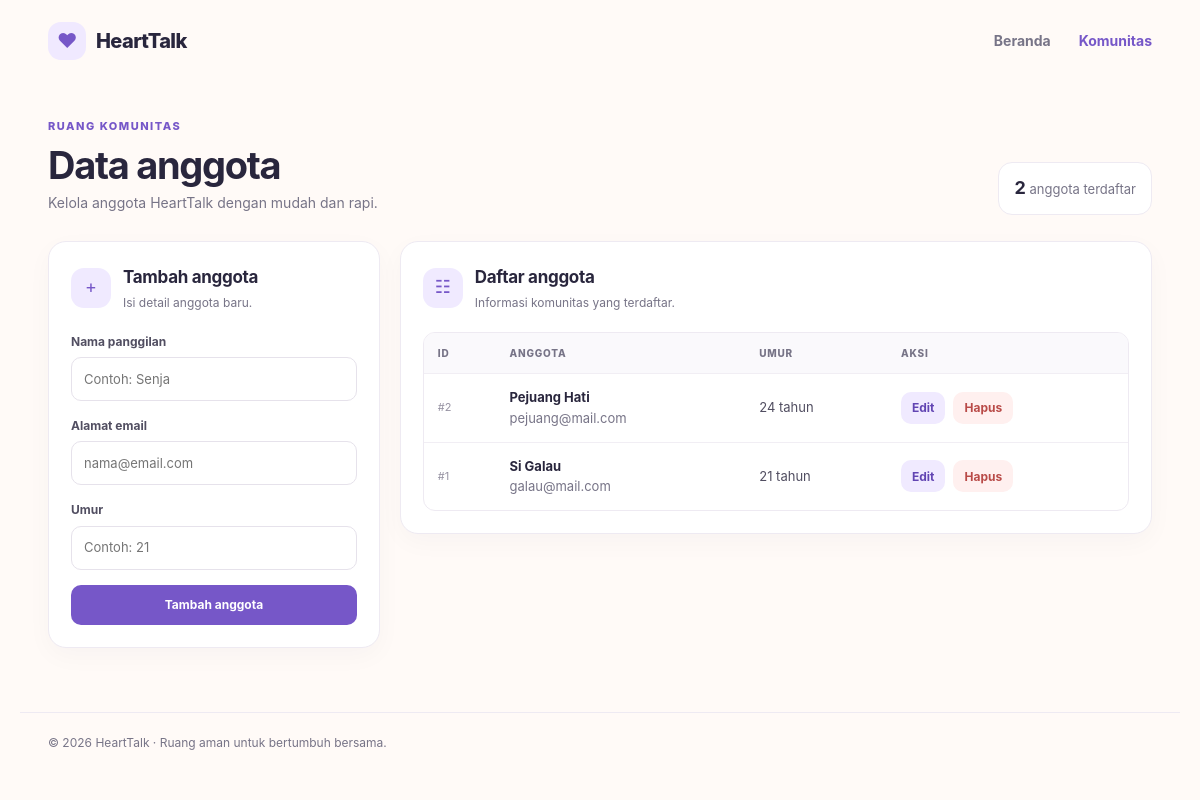
The page /users.php on the database its author committed.
### tables this page shows
CREATE TABLE `users` (
  `id` int(11) NOT NULL,
  `nickname` varchar(100) NOT NULL,
  `email` varchar(100) NOT NULL,
  `age` int(11) NOT NULL
);

### user.php (called while the page is built, shortened)
<?php
class User {
    private $conn;
    private $table_name = "users";
    public function __construct($db) {
        $this->conn = $db;
    }
    public function readAll() {
        $query = "SELECT * FROM " . $this->table_name . " ORDER BY id DESC";
        $stmt = $this->conn->prepare($query);
        $stmt->execute();
        return $stmt->fetchAll();
    }
}

### users.php (the view, shortened to what this page needs)
<?php
require_once __DIR__ . '/user.php';
$database = new Database();
$db = $database->getConnection();
$userObj = new User($db);
$editUser = null;
$users = $userObj->readAll();
?>
<!doctype html>
<html lang="id">
<head>
  <link rel="stylesheet" href="style.css">
</head>
<body>
  <header class="site-header">
    <a class="brand" href="index.php"><span class="brand-mark" aria-hidden="true">♥</span>HeartTalk</a>
    <nav class="site-nav" aria-label="Navigasi utama">
      <a href="index.php">Beranda</a>
      <a href="users.php" aria-current="page">Komunitas</a>
    </nav>
  </header>
<main class="users-page">
  <section class="users-heading">
    <div>
      <span class="users-eyebrow">RUANG KOMUNITAS</span>
      <h1>Data anggota</h1>
      <p>Kelola anggota HeartTalk dengan mudah dan rapi.</p>
    </div>
    <div class="users-count"><strong><?= count($users) ?></strong> anggota terdaftar</div>
  </section>
  <div class="users-layout">
    <section class="users-card" aria-labelledby="user-form-title">
      <div class="users-card-heading">
        <span class="users-card-icon" aria-hidden="true"><?= $editUser ? '✎' : '+' ?></span>
        <div>
          <h2 id="user-form-title"><?= $editUser ? 'Edit anggota' : 'Tambah anggota' ?></h2>
          <p><?= $editUser ? 'Perbarui informasi anggota.' : 'Isi detail anggota baru.' ?></p>
        </div>
      </div>
      <form class="users-form" action="users.php" method="POST">
        <div class="users-field">
          <label for="nickname">Nama panggilan</label>
          <input id="nickname" type="text" name="nickname" placeholder="Contoh: Senja"
            value="<?= htmlspecialchars($editUser['nickname'] ?? '', ENT_QUOTES, 'UTF-8') ?>" required>
        </div>
        <div class="users-field">
          <label for="email">Alamat email</label>
          <input id="email" type="email" name="email" placeholder="nama@email.com"
            value="<?= htmlspecialchars($editUser['email'] ?? '', ENT_QUOTES, 'UTF-8') ?>" required>
        </div>
        <div class="users-field">
          <label for="age">Umur</label>
          <input id="age" type="number" name="age" min="1" max="120" placeholder="Contoh: 21"
            value="<?= htmlspecialchars((string) ($editUser['age'] ?? ''), ENT_QUOTES, 'UTF-8') ?>" required>
        </div>
        <div class="users-actions">
          <button class="users-button users-button-primary" type="submit">
            <?= $editUser ? 'Simpan perubahan' : 'Tambah anggota' ?>
          </button>
        </div>
      </form>
    </section>
    <section class="users-card" aria-labelledby="users-list-title">
      <div class="users-card-heading">
        <span class="users-card-icon" aria-hidden="true">☷</span>
        <div>
          <h2 id="users-list-title">Daftar anggota</h2>
          <p>Informasi komunitas yang terdaftar.</p>
        </div>
      </div>
      <?php if ($users === []): ?>
      <div class="users-empty">
        <strong>Belum ada anggota</strong>
        Tambahkan anggota pertama menggunakan formulir ini.
      </div>
      <?php else: ?>
      <div class="users-table-wrap">
        <table class="users-table">
          <thead>
            <tr>
              <th>ID</th>
              <th>Anggota</th>
              <th>Umur</th>
              <th>Aksi</th>
            </tr>
          </thead>
          <tbody>
            <?php foreach ($users as $u): ?>
            <tr class="<?= $editUser && (int) $editUser['id'] === (int) $u['id'] ? 'user-row-editing' : '' ?>">
              <td class="user-id">#<?= (int) $u['id'] ?></td>
              <td>
                <div class="user-name"><?= htmlspecialchars($u['nickname'], ENT_QUOTES, 'UTF-8') ?></div>
                <div class="user-email"><?= htmlspecialchars($u['email'], ENT_QUOTES, 'UTF-8') ?></div>
              </td>
              <td class="user-age"><?= (int) $u['age'] ?> tahun</td>
              <td>
                <div class="user-row-actions">
                  <a class="user-action user-action-edit" href="users.php?edit=<?= (int) $u['id'] ?>">Edit</a>
                  <form class="user-delete-form" action="users.php" method="POST">
                    <button class="user-action user-action-delete" type="submit"
                      onclick="return confirm('Hapus anggota ini?')">Hapus</button>
                  </form>
                </div>
              </td>
            </tr>
            <?php endforeach; ?>
          </tbody>
        </table>
      </div>
      <?php endif; ?>
    </section>
  </div>
</main>
<footer class="site-footer">
  <p>&copy; <?= date('Y') ?> HeartTalk · Ruang aman untuk bertumbuh bersama.</p>
</footer>
</body>
</html>

### rows shown on the page
users: id "2", nickname "Pejuang Hati", email "pejuang@mail.com", age "24"
users: id "1", nickname "Si Galau", email "galau@mail.com", age "21"

### other values the page prints
count($users) "2"
